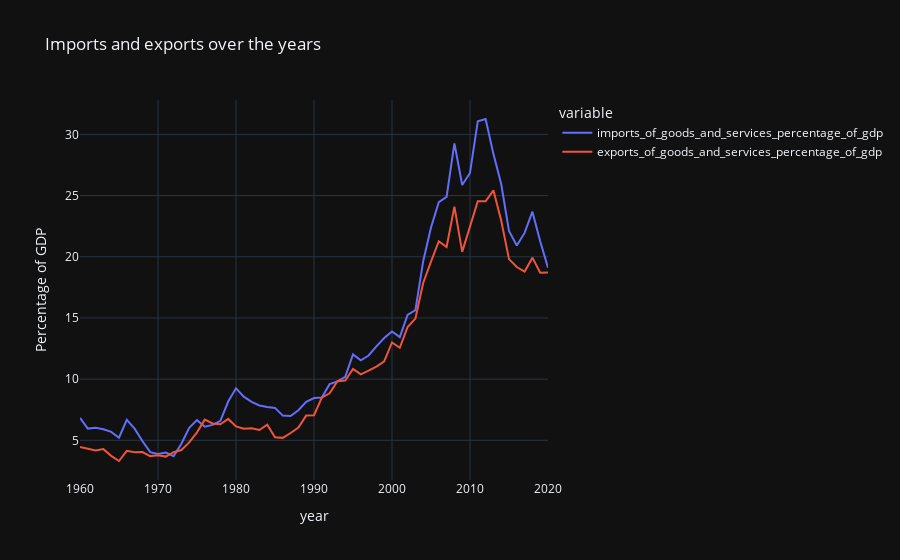

Write notebook code for a chart like this one.
### Code cell
fig = px.line(df, x='year', y=['imports_of_goods_and_services_percentage_of_gdp',
              'exports_of_goods_and_services_percentage_of_gdp'], title='Imports and exports over the years')
fig.show()

### Figure 1 — Plotly figure (JSON) as saved in the notebook; plotly's stock layout.template omitted (floating-point values rounded to 4 significant figures)
{"data": [{"hovertemplate": "variable=imports_of_goods_and_services_percentage_of_gdp<br>year=%{x}<br>Percentage of GDP=%{y}<extra></extra>", "legendgroup": "imports_of_goods_and_services_percentage_of_gdp", "line": {"color": "#636efa", "dash": "solid"}, "marker": {"symbol": "circle"}, "mode": "lines", "name": "imports_of_goods_and_services_percentage_of_gdp", "orientation": "v", "showlegend": true, "type": "scatter", "x": [1960, 1961, 1962, 1963, 1964, 1965, 1966, 1967, 1968, 1969, 1970, 1971, 1972, 1973, 1974, 1975, 1976, 1977, 1978, 1979, 1980, 1981, 1982, 1983, 1984, 1985, 1986, 1987, 1988, 1989, 1990, 1991, 1992, 1993, 1994, 1995, 1996, 1997, 1998, 1999, 2000, 2001, 2002, 2003, 2004, 2005, 2006, 2007, 2008, 2009, 2010, 2011, 2012, 2013, 2014, 2015, 2016, 2017, 2018, 2019, 2020], "xaxis": "x", "y": [6.83, 5.96, 6.03, 5.91, 5.69, 5.21, 6.67, 5.95, 4.94, 4.03, 3.88, 4, 3.71, 4.72, 6.02, 6.65, 6.11, 6.26, 6.59, 8.17, 9.25, 8.57, 8.14, 7.85, 7.73, 7.65, 7.02, 6.98, 7.46, 8.15, 8.45, 8.49, 9.59, 9.82, 10.19, 12.02, 11.54, 11.93, 12.68, 13.36, 13.9, 13.43, 15.24, 15.64, 19.64, 22.4, 24.46, 24.89, 29.27, 25.87, 26.85, 31.08, 31.26, 28.41, 25.95, 22.11, 20.92, 21.95, 23.69, 21.27, 19.1], "yaxis": "y"}, {"hovertemplate": "variable=exports_of_goods_and_services_percentage_of_gdp<br>year=%{x}<br>Percentage of GDP=%{y}<extra></extra>", "legendgroup": "exports_of_goods_and_services_percentage_of_gdp", "line": {"color": "#EF553B", "dash": "solid"}, "marker": {"symbol": "circle"}, "mode": "lines", "name": "exports_of_goods_and_services_percentage_of_gdp", "orientation": "v", "showlegend": true, "type": "scatter", "x": [1960, 1961, 1962, 1963, 1964, 1965, 1966, 1967, 1968, 1969, 1970, 1971, 1972, 1973, 1974, 1975, 1976, 1977, 1978, 1979, 1980, 1981, 1982, 1983, 1984, 1985, 1986, 1987, 1988, 1989, 1990, 1991, 1992, 1993, 1994, 1995, 1996, 1997, 1998, 1999, 2000, 2001, 2002, 2003, 2004, 2005, 2006, 2007, 2008, 2009, 2010, 2011, 2012, 2013, 2014, 2015, 2016, 2017, 2018, 2019, 2020], "xaxis": "x", "y": [4.46, 4.3, 4.17, 4.28, 3.73, 3.31, 4.14, 4.03, 4.04, 3.71, 3.78, 3.67, 4.03, 4.21, 4.83, 5.65, 6.69, 6.38, 6.31, 6.75, 6.14, 5.94, 5.98, 5.84, 6.28, 5.25, 5.2, 5.6, 6.04, 7.02, 7.05, 8.49, 8.84, 9.83, 9.89, 10.84, 10.39, 10.69, 11.02, 11.45, 13, 12.56, 14.26, 14.95, 17.86, 19.61, 21.27, 20.8, 24.1, 20.4, 22.4, 24.54, 24.53, 25.43, 22.97, 19.81, 19.16, 18.79, 19.93, 18.69, 18.71], "yaxis": "y"}], "layout": {"legend": {"title": {"text": "variable"}, "tracegroupgap": 0}, "title": {"text": "Imports and exports over the years"}, "xaxis": {"anchor": "y", "domain": [0, 1], "title": {"text": "year"}}, "yaxis": {"anchor": "x", "domain": [0, 1], "title": {"text": "Percentage of GDP"}}}}
